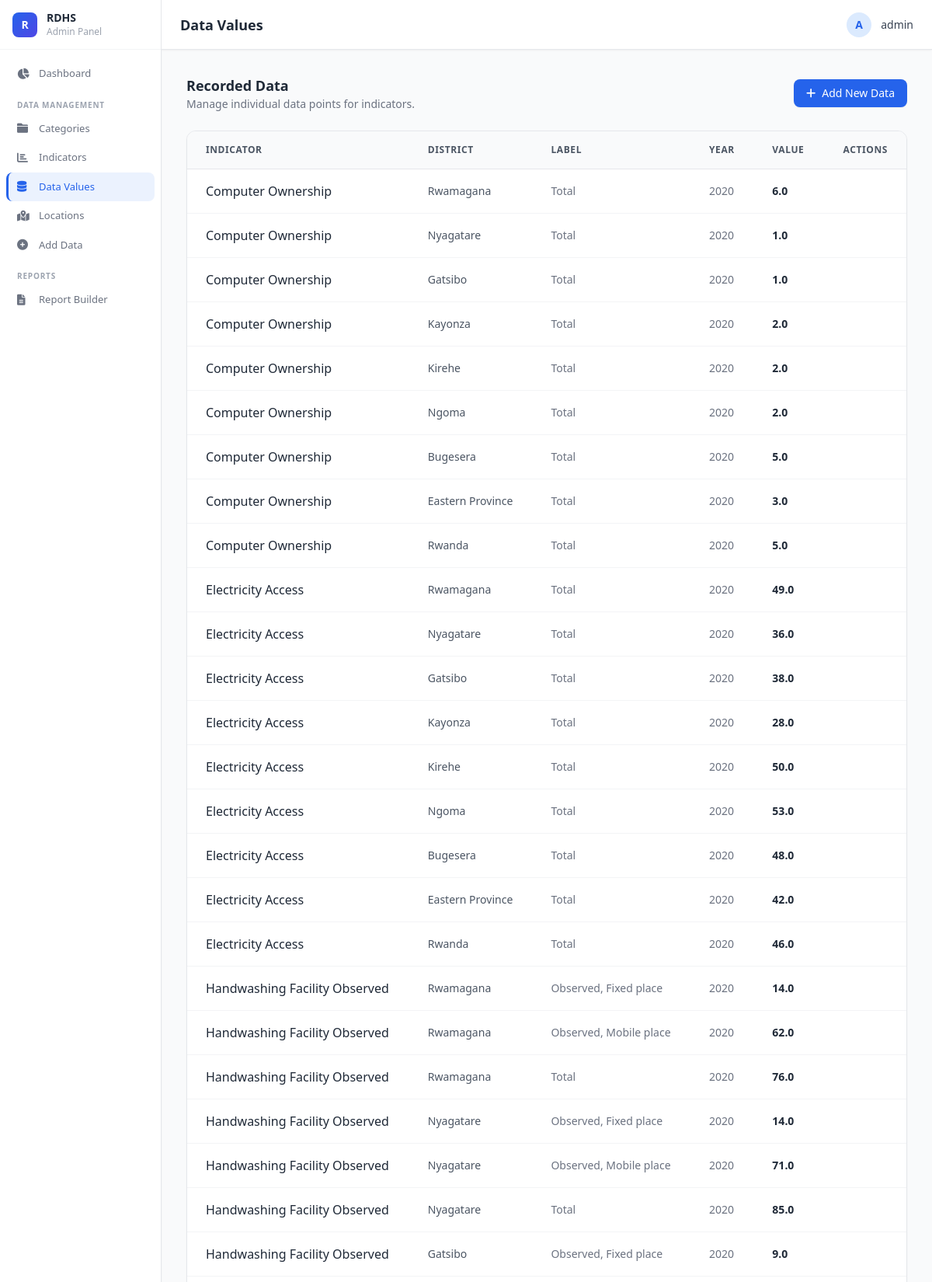
The app's page /admin-panel/data-values/ (signed in, upper part) with its own data.
### indicators/models.py (models this page shows, shortened)
class IndicatorValue(models.Model):
    indicator = models.ForeignKey(Indicator, on_delete=models.CASCADE, related_name='values')
    district = models.ForeignKey(District, on_delete=models.CASCADE, related_name='indicator_values')
    data_label = models.CharField(max_length=100, default='Total') # e.g. "Total", "Observed, Fixed place"
    year = models.IntegerField(default=2022)
    value = models.FloatField()

class Indicator(models.Model):
    name = models.CharField(max_length=255)
    category = models.ForeignKey(Category, on_delete=models.CASCADE, related_name='indicators')
    unit = models.CharField(max_length=50)
    year = models.IntegerField(default=2022)

class District(models.Model):
    name = models.CharField(max_length=100)
    province = models.ForeignKey(Province, on_delete=models.CASCADE, related_name='districts')

### indicators/admin_views.py (the view)
# urls.py: path('data-values/', admin_views.datavalue_list_view, name='admin_datavalues'),
@user_passes_test(admin_required, login_url='admin_login')
def datavalue_list_view(request):
    values = IndicatorValue.objects.select_related('indicator', 'district').all()
    paginator = Paginator(values, 50)
    page_number = request.GET.get('page')
    page_obj = paginator.get_page(page_number)
    return render(request, 'admin/datavalues/list.html', {'page_obj': page_obj})

### indicators/admin_views.py (called while the page is built)
def admin_required(user):
    return user.is_authenticated and (user.is_staff or user.is_superuser)

### templates/admin/datavalues/list.html (shortened to what this page needs)
{% extends 'admin/admin_base.html' %}
{% block header %}Data Values{% endblock %}
{% block content %}
<div class="flex flex-col md:flex-row justify-between items-start md:items-center mb-6 gap-4">
    <div>
        <h2 class="text-lg font-semibold text-gray-800">Recorded Data</h2>
        <p class="text-gray-500 text-sm">Manage individual data points for indicators.</p>
    </div>
    <div class="flex gap-2">
        <a href="{% url 'admin_datavalue_create' %}"
            class="bg-blue-600 hover:bg-blue-700 text-white px-4 py-2 rounded-lg transition-colors flex items-center gap-2 shadow-sm text-sm">
            <i class="fas fa-plus"></i> Add New Data
        </a>
    </div>
</div>
<div class="bg-white rounded-xl shadow-sm border border-gray-200 overflow-hidden">
    <table class="w-full text-left border-collapse">
        <thead class="bg-gray-50 text-gray-600 text-xs uppercase tracking-wider font-semibold border-b border-gray-200">
            <tr>
                <th class="px-6 py-4">Indicator</th>
                <th class="px-6 py-4">District</th>
                <th class="px-6 py-4">Label</th>
                <th class="px-6 py-4">Year</th>
                <th class="px-6 py-4">Value</th>
                <th class="px-6 py-4 text-right">Actions</th>
            </tr>
        </thead>
        <tbody class="divide-y divide-gray-100">
            {% for value in page_obj %}
            <tr class="hover:bg-gray-50 transition-colors group">
                <td class="px-6 py-4 font-medium text-gray-800 max-w-md truncate">{{ value.indicator.name }}</td>
                <td class="px-6 py-4 text-gray-600 text-sm">{{ value.district.name }}</td>
                <td class="px-6 py-4 text-gray-500 text-sm">{{ value.data_label }}</td>
                <td class="px-6 py-4 text-gray-500 text-sm">{{ value.year }}</td>
                <td class="px-6 py-4 text-gray-800 font-semibold text-sm">{{ value.value }}</td>
            </tr>
            {% endfor %}
        </tbody>
    </table>
</div>
{% endblock %}

### templates/admin/admin_base.html (shortened to what this page needs)
<!DOCTYPE html>
<html lang="en">
<head>
    <script src="https://cdn.tailwindcss.com"></script>
    <link href="https://cdnjs.cloudflare.com/ajax/libs/font-awesome/6.0.0/css/all.min.css" rel="stylesheet">
</head>
<body class="bg-gray-50 text-gray-800 font-sans antialiased">
    <div class="flex h-screen overflow-hidden">
        <aside class="w-52 bg-white border-r border-gray-200 flex flex-col z-10 shadow-sm flex-shrink-0">
            <div class="h-16 flex items-center px-4 gap-3 border-b border-gray-100 flex-shrink-0">
                <div class="w-8 h-8 rounded-lg flex items-center justify-center flex-shrink-0"
                     style="background:linear-gradient(135deg,#2563eb,#4f46e5);">
                    <span class="text-white font-extrabold text-sm">R</span>
                </div>
                <span class="font-bold text-gray-800 text-sm leading-tight">RDHS<br>
                    <span class="font-normal text-gray-400 text-xs">Admin Panel</span>
                </span>
            </div>
            <nav class="flex-1 overflow-y-auto py-3 px-2">
                <a href="{% url 'admin_dashboard' %}"
                   class="nav-item {% if request.resolver_match.url_name == 'admin_dashboard' %}active{% endif %}">
                    <i class="fas fa-chart-pie"></i><span>Dashboard</span>
                </a>
                <div class="nav-section-label">Data Management</div>
                <a href="{% url 'admin_categories' %}"
                   class="nav-item {% if 'categories' in request.path %}active{% endif %}">
                    <i class="fas fa-folder"></i><span>Categories</span>
                </a>
                <a href="{% url 'admin_indicators' %}"
                   class="nav-item {% if 'indicators' in request.path %}active{% endif %}">
                    <i class="fas fa-chart-bar"></i><span>Indicators</span>
                </a>
                <a href="{% url 'admin_datavalues' %}"
                   class="nav-item {% if 'data-values' in request.path %}active{% endif %}">
                    <i class="fas fa-database"></i><span>Data Values</span>
                </a>
                <a href="{% url 'admin_locations' %}"
                   class="nav-item {% if 'locations' in request.path %}active{% endif %}">
                    <i class="fas fa-map-marked-alt"></i><span>Locations</span>
                </a>
                <a href="{% url 'admin_add_data' %}"
                   class="nav-item {% if 'data/add' in request.path %}active{% endif %}">
                    <i class="fas fa-plus-circle"></i><span>Add Data</span>
                </a>
                <div class="nav-section-label">Reports</div>
                <a href="{% url 'admin_report_builder' %}"
                   class="nav-item {% if 'report' in request.path %}active{% endif %}">
                    <i class="fas fa-file-alt"></i><span>Report Builder</span>
                </a>
            </nav>
        </aside>
        <div class="flex-1 flex flex-col h-screen overflow-hidden relative">
            <header class="h-16 bg-white border-b border-gray-200 flex items-center justify-between px-6 shadow-sm z-10 flex-shrink-0">
                <h1 class="text-lg font-semibold text-gray-800">{% block header %}{% endblock %}</h1>
                <div class="flex items-center gap-3">
                    <div class="w-8 h-8 rounded-full bg-blue-100 flex items-center justify-center text-blue-600 font-bold text-sm">
                        {{ request.user.username|make_list|first|upper }}
                    </div>
                    <span class="text-sm font-medium text-gray-700">{{ request.user.username }}</span>
                </div>
            </header>
            <main class="flex-1 overflow-y-auto bg-gray-50 p-8">
                {% block content %}{% endblock %}
            </main>
        </div>
    </div>
</body>
</html>

### templates/admin/admin_base.html (style rules this page uses)
.nav-item { display: flex; align-items: center; padding: 9px 14px; border-radius: 8px; color: #6b7280; text-decoration: none; font-size: 13px; font-weight: 500; transition: background 0.15s, color 0.15s; white-space: nowrap; }
.nav-item i { width: 18px; font-size: 14px; flex-shrink: 0; }
.nav-item span { margin-left: 10px; }
.nav-item.active { background: rgba(59, 130, 246, 0.1); color: #2563eb; border-left: 3px solid #2563eb; padding-left: 11px; }
.nav-section-label { padding: 14px 14px 4px; font-size: 10px; font-weight: 700; color: #9ca3af; text-transform: uppercase; letter-spacing: 0.08em; }

### records on screen
IndicatorValue: indicator.name "Computer Ownership", district.name "Rwamagana", data_label "Total", year "2020", value "6.0"
IndicatorValue: indicator.name "Computer Ownership", district.name "Nyagatare", data_label "Total", year "2020", value "1.0"
IndicatorValue: indicator.name "Computer Ownership", district.name "Gatsibo", data_label "Total", year "2020", value "1.0"
IndicatorValue: indicator.name "Computer Ownership", district.name "Kayonza", data_label "Total", year "2020", value "2.0"
IndicatorValue: indicator.name "Computer Ownership", district.name "Kirehe", data_label "Total", year "2020", value "2.0"
IndicatorValue: indicator.name "Computer Ownership", district.name "Ngoma", data_label "Total", year "2020", value "2.0"
IndicatorValue: indicator.name "Computer Ownership", district.name "Bugesera", data_label "Total", year "2020", value "5.0"
IndicatorValue: indicator.name "Computer Ownership", district.name "Eastern Province", data_label "Total", year "2020", value "3.0"
IndicatorValue: indicator.name "Computer Ownership", district.name "Rwanda", data_label "Total", year "2020", value "5.0"
IndicatorValue: indicator.name "Electricity Access", district.name "Rwamagana", data_label "Total", year "2020", value "49.0"
IndicatorValue: indicator.name "Electricity Access", district.name "Nyagatare", data_label "Total", year "2020", value "36.0"
IndicatorValue: indicator.name "Electricity Access", district.name "Gatsibo", data_label "Total", year "2020", value "38.0"
IndicatorValue: indicator.name "Electricity Access", district.name "Kayonza", data_label "Total", year "2020", value "28.0"
IndicatorValue: indicator.name "Electricity Access", district.name "Kirehe", data_label "Total", year "2020", value "50.0"
IndicatorValue: indicator.name "Electricity Access", district.name "Ngoma", data_label "Total", year "2020", value "53.0"
IndicatorValue: indicator.name "Electricity Access", district.name "Bugesera", data_label "Total", year "2020", value "48.0"
IndicatorValue: indicator.name "Electricity Access", district.name "Eastern Province", data_label "Total", year "2020", value "42.0"
IndicatorValue: indicator.name "Electricity Access", district.name "Rwanda", data_label "Total", year "2020", value "46.0"
IndicatorValue: indicator.name "Handwashing Facility Observed", district.name "Rwamagana", data_label "Observed, Fixed place", year "2020", value "14.0"
IndicatorValue: indicator.name "Handwashing Facility Observed", district.name "Rwamagana", data_label "Observed, Mobile place", year "2020", value "62.0"
IndicatorValue: indicator.name "Handwashing Facility Observed", district.name "Rwamagana", data_label "Total", year "2020", value "76.0"
IndicatorValue: indicator.name "Handwashing Facility Observed", district.name "Nyagatare", data_label "Observed, Fixed place", year "2020", value "14.0"
IndicatorValue: indicator.name "Handwashing Facility Observed", district.name "Nyagatare", data_label "Observed, Mobile place", year "2020", value "71.0"
IndicatorValue: indicator.name "Handwashing Facility Observed", district.name "Nyagatare", data_label "Total", year "2020", value "85.0"
IndicatorValue: indicator.name "Handwashing Facility Observed", district.name "Gatsibo", data_label "Observed, Fixed place", year "2020", value "9.0"

### other values on screen
{{ request.user.username|make_list|first|upper }} "A"
{{ request.user.username }} "admin"
